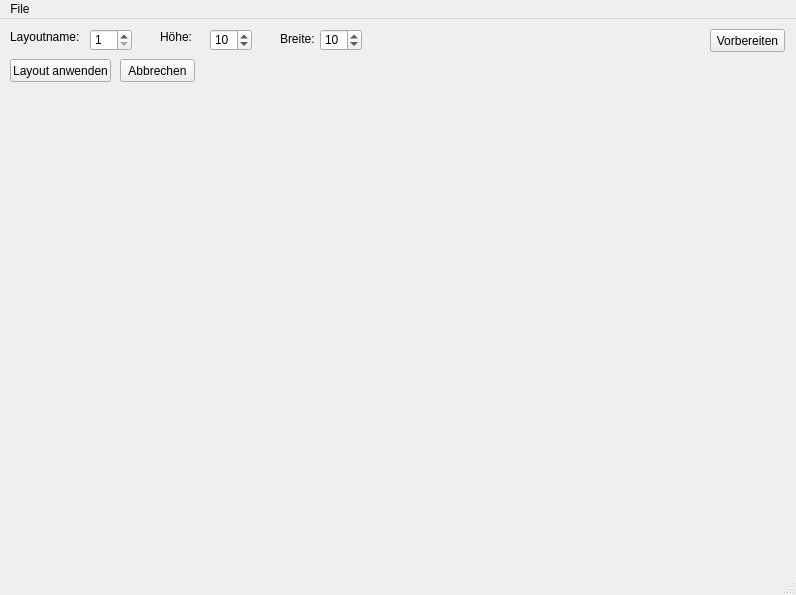
<?xml version="1.0" encoding="UTF-8"?>
<ui version="4.0">
 <class>WLabyrinthEditor</class>
 <widget class="QMainWindow" name="WLabyrinthEditor">
  <property name="geometry">
   <rect>
    <x>0</x>
    <y>0</y>
    <width>796</width>
    <height>595</height>
   </rect>
  </property>
  <property name="windowTitle">
   <string>Tools - Labyrinth-Editor</string>
  </property>
  <widget class="QWidget" name="centralwidget">
   <widget class="QPushButton" name="Bapply">
    <property name="geometry">
     <rect>
      <x>10</x>
      <y>40</y>
      <width>101</width>
      <height>23</height>
     </rect>
    </property>
    <property name="text">
     <string>Layout anwenden</string>
    </property>
   </widget>
   <widget class="QPushButton" name="Bcancel">
    <property name="geometry">
     <rect>
      <x>120</x>
      <y>40</y>
      <width>75</width>
      <height>23</height>
     </rect>
    </property>
    <property name="text">
     <string>Abbrechen</string>
    </property>
   </widget>
   <widget class="QLabel" name="label">
    <property name="geometry">
     <rect>
      <x>10</x>
      <y>10</y>
      <width>71</width>
      <height>16</height>
     </rect>
    </property>
    <property name="text">
     <string>Layoutname:</string>
    </property>
   </widget>
   <widget class="QLabel" name="label_2">
    <property name="geometry">
     <rect>
      <x>160</x>
      <y>10</y>
      <width>31</width>
      <height>16</height>
     </rect>
    </property>
    <property name="text">
     <string>Höhe:</string>
    </property>
   </widget>
   <widget class="QLabel" name="label_3">
    <property name="geometry">
     <rect>
      <x>280</x>
      <y>10</y>
      <width>47</width>
      <height>20</height>
     </rect>
    </property>
    <property name="text">
     <string>Breite:</string>
    </property>
   </widget>
   <widget class="QPushButton" name="Bprepare">
    <property name="geometry">
     <rect>
      <x>710</x>
      <y>10</y>
      <width>75</width>
      <height>23</height>
     </rect>
    </property>
    <property name="text">
     <string>Vorbereiten</string>
    </property>
   </widget>
   <widget class="QSpinBox" name="Sname">
    <property name="geometry">
     <rect>
      <x>90</x>
      <y>10</y>
      <width>42</width>
      <height>22</height>
     </rect>
    </property>
    <property name="minimum">
     <number>1</number>
    </property>
    <property name="maximum">
     <number>10</number>
    </property>
   </widget>
   <widget class="QSpinBox" name="SHeight">
    <property name="geometry">
     <rect>
      <x>210</x>
      <y>10</y>
      <width>42</width>
      <height>22</height>
     </rect>
    </property>
    <property name="minimum">
     <number>1</number>
    </property>
    <property name="maximum">
     <number>30</number>
    </property>
    <property name="value">
     <number>10</number>
    </property>
   </widget>
   <widget class="QSpinBox" name="SWidth">
    <property name="geometry">
     <rect>
      <x>320</x>
      <y>10</y>
      <width>42</width>
      <height>22</height>
     </rect>
    </property>
    <property name="minimum">
     <number>1</number>
    </property>
    <property name="maximum">
     <number>30</number>
    </property>
    <property name="value">
     <number>10</number>
    </property>
   </widget>
  </widget>
  <widget class="QMenuBar" name="menubar">
   <property name="geometry">
    <rect>
     <x>0</x>
     <y>0</y>
     <width>796</width>
     <height>21</height>
    </rect>
   </property>
   <widget class="QMenu" name="menuFile">
    <property name="title">
     <string>File</string>
    </property>
    <addaction name="actionLayout_speichern"/>
    <addaction name="actionLayout_laden"/>
    <addaction name="actionLayout_loeschen"/>
    <addaction name="separator"/>
    <addaction name="actionAlles_Auflisten"/>
    <addaction name="actionAlles_loeschen"/>
    <addaction name="separator"/>
   </widget>
   <addaction name="menuFile"/>
  </widget>
  <widget class="QStatusBar" name="statusbar"/>
  <action name="actionLayout_speichern">
   <property name="text">
    <string>Layout speichern</string>
   </property>
  </action>
  <action name="actionLayout_laden">
   <property name="text">
    <string>Layout laden</string>
   </property>
  </action>
  <action name="actionLayout_loeschen">
   <property name="text">
    <string>Layout löschen</string>
   </property>
  </action>
  <action name="actionAlles_Auflisten">
   <property name="text">
    <string>Alles Auflisten</string>
   </property>
  </action>
  <action name="actionAlles_loeschen">
   <property name="text">
    <string>Alles löschen</string>
   </property>
  </action>
  <action name="actionHilfe">
   <property name="text">
    <string>Hilfe</string>
   </property>
  </action>
  <action name="actionHilfe_2">
   <property name="text">
    <string>Hilfe</string>
   </property>
  </action>
 </widget>
 <resources/>
 <connections/>
</ui>
